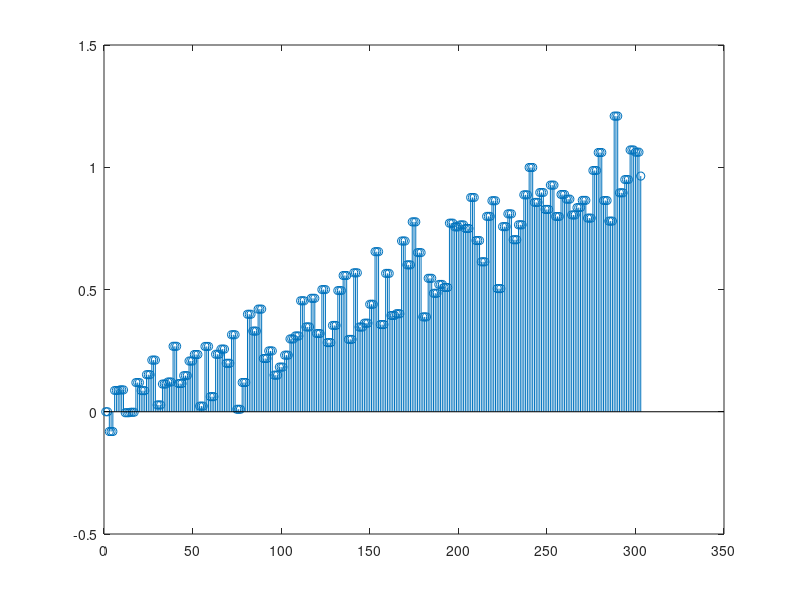

Reproduce this figure in MATLAB.
load ("q2_2.mat")
M =3;
y = zeros(M*length(x),1);
y(1)= 0;
for nn = 2:length(y)
    if mod(nn, M) == 0
        y(nn) = x(nn/M);
    else
        y(nn)=y(nn-1);
    end
end
figure(1)
stem(y);